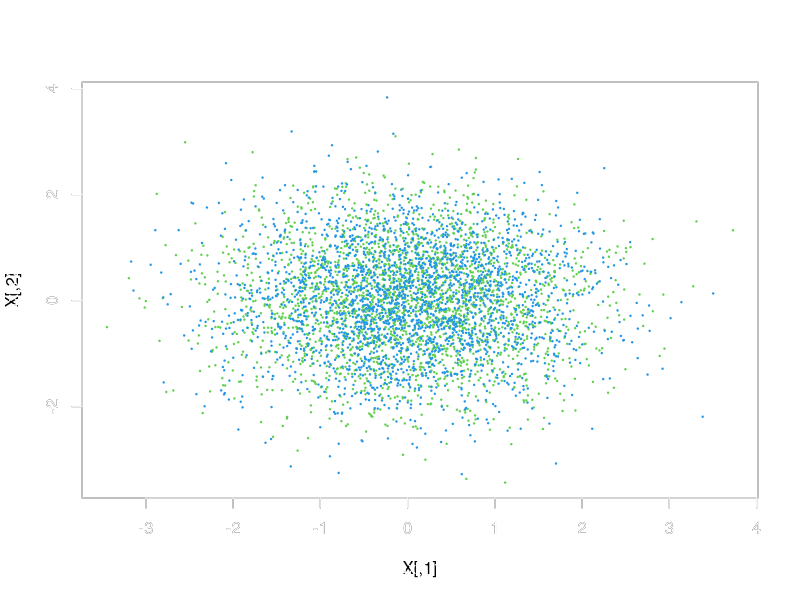
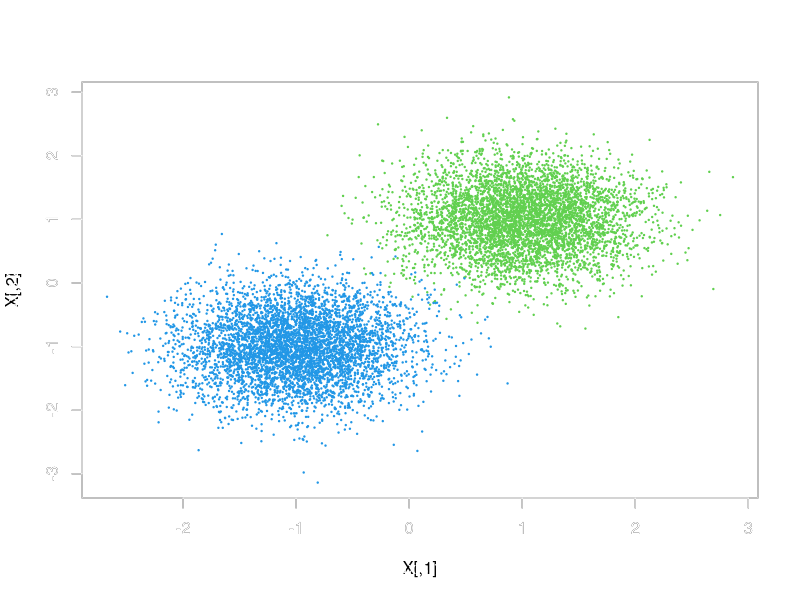

The R script that drew these images, in order:
## ---- chunk 1
def.chunk.hook  <- knitr::knit_hooks$get("chunk")
knitr::knit_hooks$set(chunk = function(x, options) {
  x <- def.chunk.hook(x, options)
  paste0("\n \\", "scriptsize","\n\n", x, "\n\n \\normalsize")
})
knitr::opts_chunk$set(warning = FALSE, message = FALSE) 
library(ggplot2)
## ---- chunk 2
# Generic form
'%=%' = function(l, r, ...) UseMethod('%=%')

# Binary Operator
'%=%.lbunch' = function(l, r, ...) {
  Envir = as.environment(-1)

  if (length(r) > length(l))
    warning("RHS has more args than LHS. Only first", length(l), "used.")

  if (length(l) > length(r))  {
    warning("LHS has more args than RHS. RHS will be repeated.")
    r <- extendToMatch(r, l)
  }

  for (II in 1:length(l)) {
    do.call('<-', list(l[[II]], r[[II]]), envir=Envir)
  }
}

# Used if LHS is larger than RHS
extendToMatch <- function(source, destin) {
  s <- length(source)
  d <- length(destin)

  # Assume that destin is a length when it is a single number and source is not
  if(d==1 && s>1 && !is.null(as.numeric(destin)))
    d <- destin

  dif <- d - s
  if (dif > 0) {
    source <- rep(source, ceiling(d/s))[1:d]
  }
  return (source)
}

# Grouping the left hand side
g = function(...) {
  List = as.list(substitute(list(...)))[-1L]
  class(List) = 'lbunch'
  return(List)
}
## ---- chunk 3
ttsplit <- function(X,y, p = 0.8){
    #test train split
    train <- sample(1:nrow(X), size = floor(p*nrow(X)), replace = FALSE) # 80% of data for training
    test <- setdiff(1:nrow(X), train) # 20% of data for testing
    g(X_train, X_test, y_train, y_test) %=% list(X[train,], X[test,], y[train], y[test])
    return(list(X_train = X_train, X_test = X_test, y_train = y_train, y_test = y_test))
}
## ---- chunk 4
# based on https://gist.github.com/oddskool/409018f61d432f10fe00223e2b93cb51
c2st <- function(X, y, bf = 1000){
    # make sure X is dataframe
    X <- as.data.frame(X)
    # split data into training and testing sets
    g(X_train, X_test, y_train, y_test) %=% ttsplit(X, y)
    # fit logistic regression model
    model <- glm(y_train ~ ., data = X_train, family = binomial(link = "logit"))
    y_pred <- predict(model, X_test, type = "response")
    y_pred <- ifelse(y_pred > 0.5, 1, 0)
    emp_loss <- mean(y_pred != y_test)
    #p-val, 2 sided = 2*min(pval, 1-pval)
    #pval = P(T > t| H0)
    #T~Binomial(n, 0.5)
    #P(T > t| H0) = P(T>t and H0)/P(H0)

    #return(list(emp_loss = emp_loss, pval = pval))
    return(list(emp_loss = emp_loss))
}
## ---- chunk 5
set.seed(590)
# generate random multivariate gaussian data
n <- 5000
d <- 2
X <- matrix(rnorm(n*d), n, d)
y <- c(rep(0, n/2), rep(1, n/2))
c(c2st(X, y)$emp_loss)
## ---- chunk 6
# scatter plot of the data colored by the class 
# class 0: white, class 1: red
z <- c(rep(3, n/2), rep(4, n/2))
plot(X, col = z, pch = 19, cex = 0.2)
box(col="white")
axis(1, col="white", col.ticks="white", col.axis="white", cex.axis=1)
axis(2, col="white", col.ticks="white", col.axis="white", cex.axis=1)
mtext("axis 1", side=1, line=3, col="white", cex=1)
mtext("axis 2", side=2, line=3, col="white", cex=1)
## ---- chunk 7
set.seed(590)
# generate two dataset: two gaussians
n <- 5000
d <- 2
X0 <- matrix(rnorm(n*d, 1,0.5), n, d)
X1 <- matrix(rnorm(n*d, -1,0.5), n, d)
# combine two dataset
X <- rbind(X0, X1)
y <- c(rep(0, n), rep(1, n))
c(c2st(X, y)$emp_loss)
## ---- chunk 8
# scatter plot of the data colored by the class 
# class 0: white, class 1: red
z <- c(rep(3, n), rep(4, n))
plot(X, col = z, pch = 19, cex = 0.2)
box(col="white")
axis(1, col="white", col.ticks="white", col.axis="white", cex.axis=1)
axis(2, col="white", col.ticks="white", col.axis="white", cex.axis=1)
mtext("axis 1", side=1, line=3, col="white", cex=1)
mtext("axis 2", side=2, line=3, col="white", cex=1)
